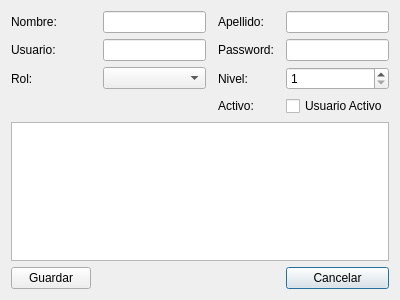
<?xml version="1.0" encoding="UTF-8"?>
<ui version="4.0">
 <class>Dialog</class>
 <widget class="QDialog" name="Dialog">
  <property name="geometry">
   <rect>
    <x>0</x>
    <y>0</y>
    <width>400</width>
    <height>300</height>
   </rect>
  </property>
  <property name="windowTitle">
   <string>Dialog</string>
  </property>
  <layout class="QGridLayout" name="gridLayout">
   <item row="2" column="4">
    <widget class="QLabel" name="label_nivel">
     <property name="text">
      <string>Nivel:</string>
     </property>
    </widget>
   </item>
   <item row="1" column="6">
    <widget class="QLineEdit" name="lineEdit_pass_alta">
     <property name="echoMode">
      <enum>QLineEdit::EchoMode::Password</enum>
     </property>
    </widget>
   </item>
   <item row="5" column="6">
    <widget class="QPushButton" name="pushButton_cancelar">
     <property name="text">
      <string>Cancelar</string>
     </property>
    </widget>
   </item>
   <item row="3" column="4">
    <widget class="QLabel" name="label_activo">
     <property name="text">
      <string>Activo:</string>
     </property>
    </widget>
   </item>
   <item row="0" column="0">
    <widget class="QLabel" name="label_nombre">
     <property name="text">
      <string>Nombre:</string>
     </property>
    </widget>
   </item>
   <item row="5" column="0">
    <widget class="QPushButton" name="pushButton_guardar">
     <property name="text">
      <string>Guardar</string>
     </property>
    </widget>
   </item>
   <item row="0" column="4">
    <widget class="QLabel" name="label_apellido">
     <property name="text">
      <string>Apellido:</string>
     </property>
    </widget>
   </item>
   <item row="0" column="6">
    <widget class="QLineEdit" name="lineEdit_apellido_alta"/>
   </item>
   <item row="1" column="4">
    <widget class="QLabel" name="label_pass">
     <property name="text">
      <string>Password:</string>
     </property>
    </widget>
   </item>
   <item row="1" column="0">
    <widget class="QLabel" name="label_usuario">
     <property name="text">
      <string>Usuario:</string>
     </property>
    </widget>
   </item>
   <item row="0" column="2">
    <widget class="QLineEdit" name="lineEdit_nombre_alta"/>
   </item>
   <item row="4" column="0" colspan="7">
    <widget class="QTableView" name="tableViewlistar_usuarios_altas"/>
   </item>
   <item row="1" column="2">
    <widget class="QLineEdit" name="lineEdit_usuario_alta"/>
   </item>
   <item row="2" column="0">
    <widget class="QLabel" name="label_rol">
     <property name="text">
      <string>Rol:</string>
     </property>
    </widget>
   </item>
   <item row="2" column="6">
    <widget class="QSpinBox" name="spinBox_nivel_alta">
     <property name="minimum">
      <number>1</number>
     </property>
     <property name="maximum">
      <number>10</number>
     </property>
    </widget>
   </item>
   <item row="3" column="6">
    <widget class="QCheckBox" name="checkBox_activo_alta">
     <property name="text">
      <string>Usuario Activo</string>
     </property>
    </widget>
   </item>
   <item row="2" column="2">
    <widget class="QComboBox" name="comboBox_rol_alta"/>
   </item>
  </layout>
 </widget>
 <resources/>
 <connections/>
</ui>
